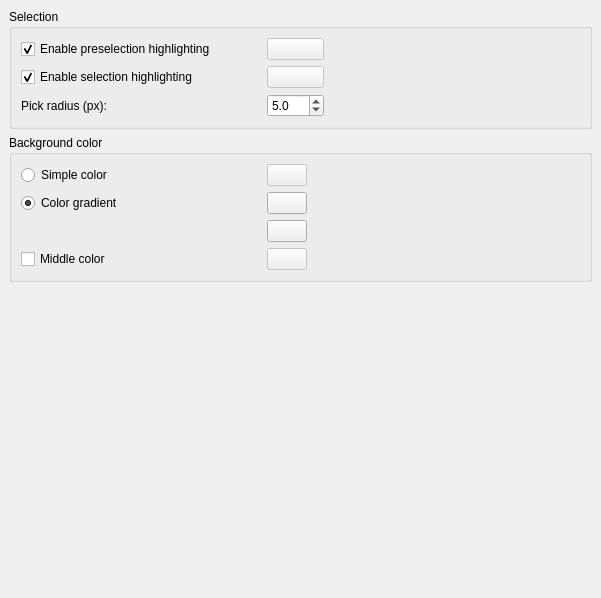
<?xml version="1.0" encoding="UTF-8"?>
<ui version="4.0">
 <class>Gui::Dialog::DlgSettingsViewColor</class>
 <widget class="QWidget" name="Gui::Dialog::DlgSettingsViewColor">
  <property name="geometry">
   <rect>
    <x>0</x>
    <y>0</y>
    <width>601</width>
    <height>598</height>
   </rect>
  </property>
  <property name="windowTitle">
   <string>Colors</string>
  </property>
  <layout class="QGridLayout">
   <property name="leftMargin">
    <number>9</number>
   </property>
   <property name="topMargin">
    <number>9</number>
   </property>
   <property name="rightMargin">
    <number>9</number>
   </property>
   <property name="bottomMargin">
    <number>9</number>
   </property>
   <property name="spacing">
    <number>6</number>
   </property>
   <item row="0" column="0">
    <widget class="QGroupBox" name="groupBoxSelection">
     <property name="title">
      <string>Selection</string>
     </property>
     <layout class="QGridLayout">
      <property name="leftMargin">
       <number>9</number>
      </property>
      <property name="topMargin">
       <number>9</number>
      </property>
      <property name="rightMargin">
       <number>9</number>
      </property>
      <property name="bottomMargin">
       <number>9</number>
      </property>
      <property name="spacing">
       <number>6</number>
      </property>
      <item row="0" column="1">
       <spacer name="spacer_4">
        <property name="orientation">
         <enum>Qt::Horizontal</enum>
        </property>
        <property name="sizeHint" stdset="0">
         <size>
          <width>183</width>
          <height>23</height>
         </size>
        </property>
       </spacer>
      </item>
      <item row="0" column="0">
       <layout class="QGridLayout" name="_3">
        <property name="leftMargin">
         <number>0</number>
        </property>
        <property name="topMargin">
         <number>0</number>
        </property>
        <property name="rightMargin">
         <number>0</number>
        </property>
        <property name="bottomMargin">
         <number>0</number>
        </property>
        <property name="spacing">
         <number>6</number>
        </property>
        <item row="1" column="1">
         <widget class="Gui::PrefColorButton" name="SelectionColor">
          <property name="enabled">
           <bool>false</bool>
          </property>
          <property name="text">
           <string/>
          </property>
          <property name="color" stdset="0">
           <color>
            <red>28</red>
            <green>173</green>
            <blue>28</blue>
           </color>
          </property>
          <property name="prefEntry" stdset="0">
           <cstring>SelectionColor</cstring>
          </property>
          <property name="prefPath" stdset="0">
           <cstring>View</cstring>
          </property>
         </widget>
        </item>
        <item row="0" column="0">
         <widget class="Gui::PrefCheckBox" name="checkBoxPreselection">
          <property name="minimumSize">
           <size>
            <width>240</width>
            <height>0</height>
           </size>
          </property>
          <property name="text">
           <string>Enable preselection highlighting</string>
          </property>
          <property name="checked">
           <bool>true</bool>
          </property>
          <property name="prefEntry" stdset="0">
           <cstring>EnablePreselection</cstring>
          </property>
          <property name="prefPath" stdset="0">
           <cstring>View</cstring>
          </property>
         </widget>
        </item>
        <item row="0" column="1">
         <widget class="Gui::PrefColorButton" name="HighlightColor">
          <property name="enabled">
           <bool>false</bool>
          </property>
          <property name="sizePolicy">
           <sizepolicy hsizetype="MinimumExpanding" vsizetype="Fixed">
            <horstretch>0</horstretch>
            <verstretch>0</verstretch>
           </sizepolicy>
          </property>
          <property name="text">
           <string/>
          </property>
          <property name="color" stdset="0">
           <color>
            <red>225</red>
            <green>225</green>
            <blue>20</blue>
           </color>
          </property>
          <property name="prefEntry" stdset="0">
           <cstring>HighlightColor</cstring>
          </property>
          <property name="prefPath" stdset="0">
           <cstring>View</cstring>
          </property>
         </widget>
        </item>
        <item row="1" column="0">
         <widget class="Gui::PrefCheckBox" name="checkBoxSelection">
          <property name="text">
           <string>Enable selection highlighting</string>
          </property>
          <property name="checked">
           <bool>true</bool>
          </property>
          <property name="prefEntry" stdset="0">
           <cstring>EnableSelection</cstring>
          </property>
          <property name="prefPath" stdset="0">
           <cstring>View</cstring>
          </property>
         </widget>
        </item>
        <item row="2" column="0">
         <widget class="QLabel" name="label">
          <property name="text">
           <string>Pick radius (px):</string>
          </property>
         </widget>
        </item>
        <item row="2" column="1">
         <widget class="Gui::PrefDoubleSpinBox" name="spinPickRadius">
          <property name="toolTip">
           <string>Sets the area of confusion for picking elements in 3D view. Larger value makes it easier to pick stuff, but will make some small features impossible to select.</string>
          </property>
          <property name="inputMethodHints">
           <set>Qt::ImhPreferNumbers</set>
          </property>
          <property name="decimals">
           <number>1</number>
          </property>
          <property name="minimum">
           <double>0.500000000000000</double>
          </property>
          <property name="maximum">
           <double>200.000000000000000</double>
          </property>
          <property name="value">
           <double>5.000000000000000</double>
          </property>
          <property name="prefEntry" stdset="0">
           <cstring>PickRadius</cstring>
          </property>
          <property name="prefPath" stdset="0">
           <cstring>View</cstring>
          </property>
         </widget>
        </item>
       </layout>
      </item>
     </layout>
    </widget>
   </item>
   <item row="1" column="0">
    <widget class="QGroupBox" name="groupBoxColor">
     <property name="title">
      <string>Background color</string>
     </property>
     <layout class="QGridLayout">
      <property name="leftMargin">
       <number>9</number>
      </property>
      <property name="topMargin">
       <number>9</number>
      </property>
      <property name="rightMargin">
       <number>9</number>
      </property>
      <property name="bottomMargin">
       <number>9</number>
      </property>
      <property name="spacing">
       <number>6</number>
      </property>
      <item row="0" column="1">
       <spacer name="spacer">
        <property name="orientation">
         <enum>Qt::Horizontal</enum>
        </property>
        <property name="sizeHint" stdset="0">
         <size>
          <width>40</width>
          <height>20</height>
         </size>
        </property>
       </spacer>
      </item>
      <item row="0" column="0">
       <layout class="QGridLayout" name="_4">
        <property name="leftMargin">
         <number>0</number>
        </property>
        <property name="topMargin">
         <number>0</number>
        </property>
        <property name="rightMargin">
         <number>0</number>
        </property>
        <property name="bottomMargin">
         <number>0</number>
        </property>
        <property name="spacing">
         <number>6</number>
        </property>
        <item row="2" column="0">
         <spacer name="spacer_2">
          <property name="orientation">
           <enum>Qt::Horizontal</enum>
          </property>
          <property name="sizeType">
           <enum>QSizePolicy::Minimum</enum>
          </property>
          <property name="sizeHint" stdset="0">
           <size>
            <width>171</width>
            <height>20</height>
           </size>
          </property>
         </spacer>
        </item>
        <item row="0" column="1">
         <widget class="Gui::PrefColorButton" name="SelectionColor_Background">
          <property name="enabled">
           <bool>false</bool>
          </property>
          <property name="sizePolicy">
           <sizepolicy hsizetype="MinimumExpanding" vsizetype="Fixed">
            <horstretch>0</horstretch>
            <verstretch>0</verstretch>
           </sizepolicy>
          </property>
          <property name="text">
           <string/>
          </property>
          <property name="color" stdset="0">
           <color>
            <red>82</red>
            <green>142</green>
            <blue>194</blue>
           </color>
          </property>
          <property name="prefEntry" stdset="0">
           <cstring>BackgroundColor</cstring>
          </property>
          <property name="prefPath" stdset="0">
           <cstring>View</cstring>
          </property>
         </widget>
        </item>
        <item row="3" column="0">
         <widget class="Gui::PrefCheckBox" name="checkMidColor">
          <property name="text">
           <string>Middle color</string>
          </property>
          <property name="prefEntry" stdset="0">
           <cstring>UseBackgroundColorMid</cstring>
          </property>
          <property name="prefPath" stdset="0">
           <cstring>View</cstring>
          </property>
         </widget>
        </item>
        <item row="2" column="1">
         <widget class="Gui::PrefColorButton" name="backgroundColorTo">
          <property name="text">
           <string/>
          </property>
          <property name="color" stdset="0">
           <color>
            <red>82</red>
            <green>142</green>
            <blue>194</blue>
           </color>
          </property>
          <property name="prefEntry" stdset="0">
           <cstring>BackgroundColor3</cstring>
          </property>
          <property name="prefPath" stdset="0">
           <cstring>View</cstring>
          </property>
         </widget>
        </item>
        <item row="3" column="1">
         <widget class="Gui::PrefColorButton" name="backgroundColorMid">
          <property name="enabled">
           <bool>false</bool>
          </property>
          <property name="text">
           <string/>
          </property>
          <property name="color" stdset="0">
           <color>
            <red>134</red>
            <green>176</green>
            <blue>214</blue>
           </color>
          </property>
          <property name="prefEntry" stdset="0">
           <cstring>BackgroundColor4</cstring>
          </property>
          <property name="prefPath" stdset="0">
           <cstring>View</cstring>
          </property>
         </widget>
        </item>
        <item row="1" column="0">
         <widget class="Gui::PrefRadioButton" name="radioButtonGradient">
          <property name="text">
           <string>Color gradient</string>
          </property>
          <property name="checked">
           <bool>true</bool>
          </property>
          <property name="prefEntry" stdset="0">
           <cstring>Gradient</cstring>
          </property>
          <property name="prefPath" stdset="0">
           <cstring>View</cstring>
          </property>
         </widget>
        </item>
        <item row="1" column="1">
         <widget class="Gui::PrefColorButton" name="backgroundColorFrom">
          <property name="text">
           <string/>
          </property>
          <property name="color" stdset="0">
           <color>
            <red>186</red>
            <green>210</green>
            <blue>234</blue>
           </color>
          </property>
          <property name="prefEntry" stdset="0">
           <cstring>BackgroundColor2</cstring>
          </property>
          <property name="prefPath" stdset="0">
           <cstring>View</cstring>
          </property>
         </widget>
        </item>
        <item row="0" column="0">
         <widget class="Gui::PrefRadioButton" name="radioButtonSimple">
          <property name="minimumSize">
           <size>
            <width>240</width>
            <height>0</height>
           </size>
          </property>
          <property name="text">
           <string>Simple color</string>
          </property>
          <property name="prefEntry" stdset="0">
           <cstring>Simple</cstring>
          </property>
          <property name="prefPath" stdset="0">
           <cstring>View</cstring>
          </property>
         </widget>
        </item>
       </layout>
      </item>
     </layout>
    </widget>
   </item>
   <item row="2" column="0">
    <spacer name="spacer_3">
     <property name="orientation">
      <enum>Qt::Vertical</enum>
     </property>
     <property name="sizeHint" stdset="0">
      <size>
       <width>20</width>
       <height>40</height>
      </size>
     </property>
    </spacer>
   </item>
  </layout>
 </widget>
 <customwidgets>
  <customwidget>
   <class>Gui::ColorButton</class>
   <extends>QPushButton</extends>
   <header>Gui/Widgets.h</header>
  </customwidget>
  <customwidget>
   <class>Gui::PrefColorButton</class>
   <extends>Gui::ColorButton</extends>
   <header>Gui/PrefWidgets.h</header>
  </customwidget>
  <customwidget>
   <class>Gui::PrefRadioButton</class>
   <extends>QRadioButton</extends>
   <header>Gui/PrefWidgets.h</header>
  </customwidget>
  <customwidget>
   <class>Gui::PrefCheckBox</class>
   <extends>QCheckBox</extends>
   <header>Gui/PrefWidgets.h</header>
  </customwidget>
  <customwidget>
   <class>Gui::PrefDoubleSpinBox</class>
   <extends>QDoubleSpinBox</extends>
   <header>Gui/PrefWidgets.h</header>
  </customwidget>
 </customwidgets>
 <tabstops>
  <tabstop>checkBoxPreselection</tabstop>
  <tabstop>HighlightColor</tabstop>
  <tabstop>checkBoxSelection</tabstop>
  <tabstop>SelectionColor</tabstop>
  <tabstop>spinPickRadius</tabstop>
  <tabstop>radioButtonSimple</tabstop>
  <tabstop>SelectionColor_Background</tabstop>
  <tabstop>radioButtonGradient</tabstop>
  <tabstop>backgroundColorFrom</tabstop>
  <tabstop>backgroundColorTo</tabstop>
  <tabstop>checkMidColor</tabstop>
  <tabstop>backgroundColorMid</tabstop>
 </tabstops>
 <resources/>
 <connections>
  <connection>
   <sender>checkBoxPreselection</sender>
   <signal>toggled(bool)</signal>
   <receiver>HighlightColor</receiver>
   <slot>setEnabled(bool)</slot>
   <hints>
    <hint type="sourcelabel">
     <x>70</x>
     <y>45</y>
    </hint>
    <hint type="destinationlabel">
     <x>310</x>
     <y>54</y>
    </hint>
   </hints>
  </connection>
  <connection>
   <sender>checkBoxSelection</sender>
   <signal>toggled(bool)</signal>
   <receiver>SelectionColor</receiver>
   <slot>setEnabled(bool)</slot>
   <hints>
    <hint type="sourcelabel">
     <x>158</x>
     <y>76</y>
    </hint>
    <hint type="destinationlabel">
     <x>291</x>
     <y>75</y>
    </hint>
   </hints>
  </connection>
  <connection>
   <sender>checkMidColor</sender>
   <signal>toggled(bool)</signal>
   <receiver>backgroundColorMid</receiver>
   <slot>setEnabled(bool)</slot>
   <hints>
    <hint type="sourcelabel">
     <x>114</x>
     <y>363</y>
    </hint>
    <hint type="destinationlabel">
     <x>310</x>
     <y>365</y>
    </hint>
   </hints>
  </connection>
  <connection>
   <sender>radioButtonSimple</sender>
   <signal>toggled(bool)</signal>
   <receiver>SelectionColor_Background</receiver>
   <slot>setEnabled(bool)</slot>
   <hints>
    <hint type="sourcelabel">
     <x>103</x>
     <y>282</y>
    </hint>
    <hint type="destinationlabel">
     <x>310</x>
     <y>284</y>
    </hint>
   </hints>
  </connection>
  <connection>
   <sender>radioButtonGradient</sender>
   <signal>toggled(bool)</signal>
   <receiver>backgroundColorFrom</receiver>
   <slot>setEnabled(bool)</slot>
   <hints>
    <hint type="sourcelabel">
     <x>110</x>
     <y>309</y>
    </hint>
    <hint type="destinationlabel">
     <x>310</x>
     <y>311</y>
    </hint>
   </hints>
  </connection>
  <connection>
   <sender>radioButtonGradient</sender>
   <signal>toggled(bool)</signal>
   <receiver>backgroundColorTo</receiver>
   <slot>setEnabled(bool)</slot>
   <hints>
    <hint type="sourcelabel">
     <x>77</x>
     <y>309</y>
    </hint>
    <hint type="destinationlabel">
     <x>310</x>
     <y>338</y>
    </hint>
   </hints>
  </connection>
  <connection>
   <sender>radioButtonSimple</sender>
   <signal>toggled(bool)</signal>
   <receiver>checkMidColor</receiver>
   <slot>setDisabled(bool)</slot>
   <hints>
    <hint type="sourcelabel">
     <x>99</x>
     <y>282</y>
    </hint>
    <hint type="destinationlabel">
     <x>93</x>
     <y>363</y>
    </hint>
   </hints>
  </connection>
 </connections>
</ui>
